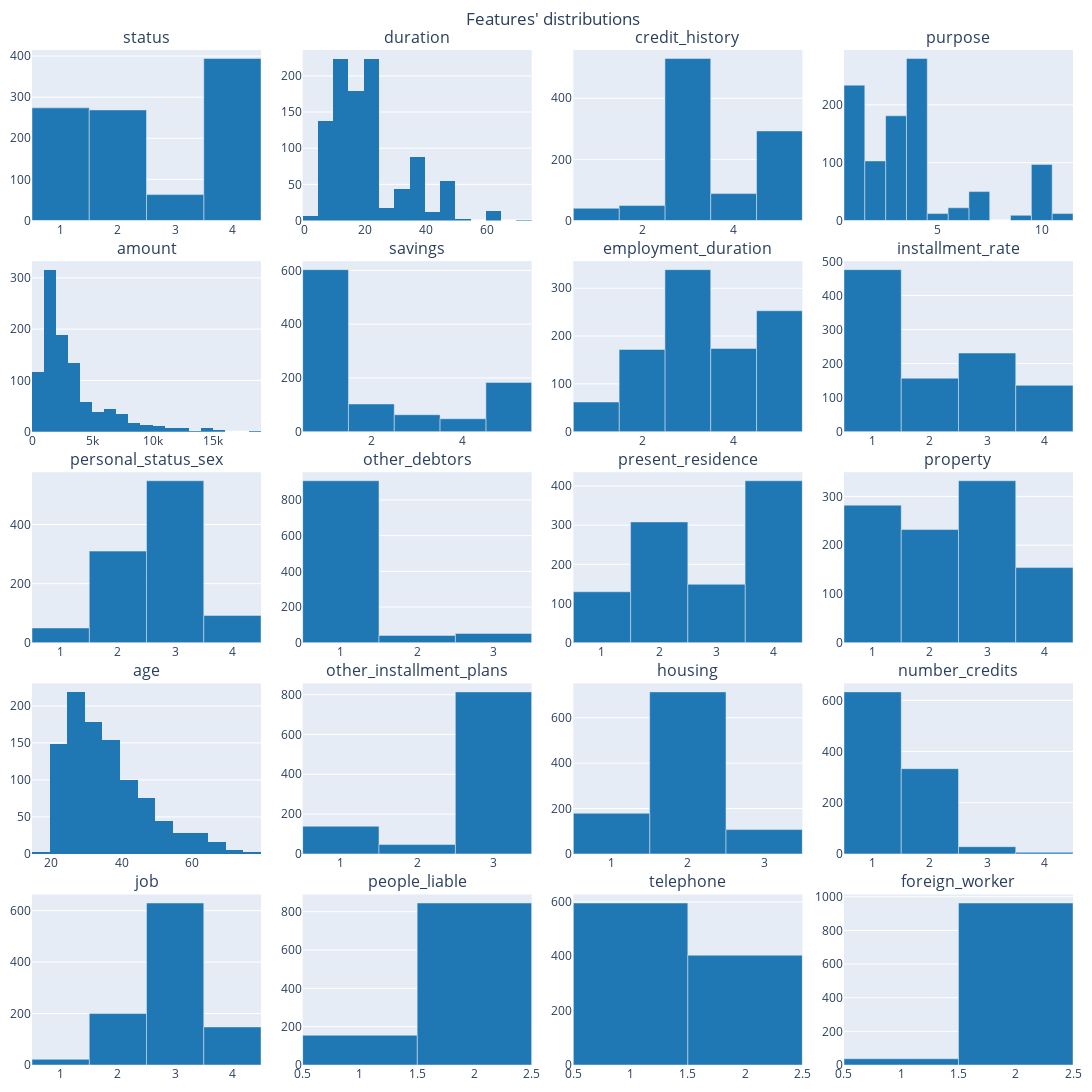

Notebook cell for this chart:
### Markdown cell above
# Features distribution

### Code cell
numerical_features = ["age", "duration", "amount"]
titles = tuple(df.keys()[0:-1])
layout = get_layout("Features' distributions")
fig = make_subplots(rows=5, cols=4, subplot_titles=titles, vertical_spacing=0.04, horizontal_spacing=0.04)
for index,feature in enumerate(titles):
    if feature not in numerical_features:
        y = df[feature].value_counts()
        fig.add_trace(go.Bar(x=[x for x in y.index], y=y.values, marker = dict(color = colors[0]), name=feature) ,row=index//4+1, col=index%4+1)
    else:
        trace = go.Histogram(x=df[feature], nbinsx=20, marker = dict(color = colors[0]), name=feature )
        fig.add_trace(trace ,row=index//4+1, col=index%4+1)
fig.update_layout(layout)
fig.show()     
if SAVE_IMAGES: 
    fig.write_image(f"{images_folder}/distributions.png")

### Figure 1 — Plotly figure (JSON) as saved in the notebook; plotly's stock layout.template omitted (floating-point values rounded to 4 significant figures; data arrays with more than 128 entries replaced by an {"elided": "..."} marker saying what was removed)
{"data": [{"marker": {"color": "rgb(31, 119, 180)"}, "name": "status", "type": "bar", "x": [4, 1, 2, 3], "xaxis": "x", "y": [394, 274, 269, 63], "yaxis": "y"}, {"marker": {"color": "rgb(31, 119, 180)"}, "name": "duration", "nbinsx": 20, "type": "histogram", "x": {"elided": "1000 int values"}, "xaxis": "x2", "yaxis": "y2"}, {"marker": {"color": "rgb(31, 119, 180)"}, "name": "credit_history", "type": "bar", "x": [3, 5, 4, 2, 1], "xaxis": "x3", "y": [530, 293, 88, 49, 40], "yaxis": "y3"}, {"marker": {"color": "rgb(31, 119, 180)"}, "name": "purpose", "type": "bar", "x": [4, 1, 3, 2, 10, 7, 6, 5, 11, 9], "xaxis": "x4", "y": [280, 234, 181, 103, 97, 50, 22, 12, 12, 9], "yaxis": "y4"}, {"marker": {"color": "rgb(31, 119, 180)"}, "name": "amount", "nbinsx": 20, "type": "histogram", "x": {"elided": "1000 int values"}, "xaxis": "x5", "yaxis": "y5"}, {"marker": {"color": "rgb(31, 119, 180)"}, "name": "savings", "type": "bar", "x": [1, 5, 2, 3, 4], "xaxis": "x6", "y": [603, 183, 103, 63, 48], "yaxis": "y6"}, {"marker": {"color": "rgb(31, 119, 180)"}, "name": "employment_duration", "type": "bar", "x": [3, 5, 4, 2, 1], "xaxis": "x7", "y": [339, 253, 174, 172, 62], "yaxis": "y7"}, {"marker": {"color": "rgb(31, 119, 180)"}, "name": "installment_rate", "type": "bar", "x": [1, 3, 2, 4], "xaxis": "x8", "y": [476, 231, 157, 136], "yaxis": "y8"}, {"marker": {"color": "rgb(31, 119, 180)"}, "name": "personal_status_sex", "type": "bar", "x": [3, 2, 4, 1], "xaxis": "x9", "y": [548, 310, 92, 50], "yaxis": "y9"}, {"marker": {"color": "rgb(31, 119, 180)"}, "name": "other_debtors", "type": "bar", "x": [1, 3, 2], "xaxis": "x10", "y": [907, 52, 41], "yaxis": "y10"}, {"marker": {"color": "rgb(31, 119, 180)"}, "name": "present_residence", "type": "bar", "x": [4, 2, 3, 1], "xaxis": "x11", "y": [413, 308, 149, 130], "yaxis": "y11"}, {"marker": {"color": "rgb(31, 119, 180)"}, "name": "property", "type": "bar", "x": [3, 1, 2, 4], "xaxis": "x12", "y": [332, 282, 232, 154], "yaxis": "y12"}, {"marker": {"color": "rgb(31, 119, 180)"}, "name": "age", "nbinsx": 20, "type": "histogram", "x": {"elided": "1000 int values"}, "xaxis": "x13", "yaxis": "y13"}, {"marker": {"color": "rgb(31, 119, 180)"}, "name": "other_installment_plans", "type": "bar", "x": [3, 1, 2], "xaxis": "x14", "y": [814, 139, 47], "yaxis": "y14"}, {"marker": {"color": "rgb(31, 119, 180)"}, "name": "housing", "type": "bar", "x": [2, 1, 3], "xaxis": "x15", "y": [714, 179, 107], "yaxis": "y15"}, {"marker": {"color": "rgb(31, 119, 180)"}, "name": "number_credits", "type": "bar", "x": [1, 2, 3, 4], "xaxis": "x16", "y": [633, 333, 28, 6], "yaxis": "y16"}, {"marker": {"color": "rgb(31, 119, 180)"}, "name": "job", "type": "bar", "x": [3, 2, 4, 1], "xaxis": "x17", "y": [630, 200, 148, 22], "yaxis": "y17"}, {"marker": {"color": "rgb(31, 119, 180)"}, "name": "people_liable", "type": "bar", "x": [2, 1], "xaxis": "x18", "y": [845, 155], "yaxis": "y18"}, {"marker": {"color": "rgb(31, 119, 180)"}, "name": "telephone", "type": "bar", "x": [1, 2], "xaxis": "x19", "y": [596, 404], "yaxis": "y19"}, {"marker": {"color": "rgb(31, 119, 180)"}, "name": "foreign_worker", "type": "bar", "x": [2, 1], "xaxis": "x20", "y": [963, 37], "yaxis": "y20"}], "layout": {"annotations": [{"font": {"size": 16}, "showarrow": false, "text": "status", "x": 0.11, "xanchor": "center", "xref": "paper", "y": 1, "yanchor": "bottom", "yref": "paper"}, {"font": {"size": 16}, "showarrow": false, "text": "duration", "x": 0.37, "xanchor": "center", "xref": "paper", "y": 1, "yanchor": "bottom", "yref": "paper"}, {"font": {"size": 16}, "showarrow": false, "text": "credit_history", "x": 0.63, "xanchor": "center", "xref": "paper", "y": 1, "yanchor": "bottom", "yref": "paper"}, {"font": {"size": 16}, "showarrow": false, "text": "purpose", "x": 0.89, "xanchor": "center", "xref": "paper", "y": 1, "yanchor": "bottom", "yref": "paper"}, {"font": {"size": 16}, "showarrow": false, "text": "amount", "x": 0.11, "xanchor": "center", "xref": "paper", "y": 0.792, "yanchor": "bottom", "yref": "paper"}, {"font": {"size": 16}, "showarrow": false, "text": "savings", "x": 0.37, "xanchor": "center", "xref": "paper", "y": 0.792, "yanchor": "bottom", "yref": "paper"}, {"font": {"size": 16}, "showarrow": false, "text": "employment_duration", "x": 0.63, "xanchor": "center", "xref": "paper", "y": 0.792, "yanchor": "bottom", "yref": "paper"}, {"font": {"size": 16}, "showarrow": false, "text": "installment_rate", "x": 0.89, "xanchor": "center", "xref": "paper", "y": 0.792, "yanchor": "bottom", "yref": "paper"}, {"font": {"size": 16}, "showarrow": false, "text": "personal_status_sex", "x": 0.11, "xanchor": "center", "xref": "paper", "y": 0.584, "yanchor": "bottom", "yref": "paper"}, {"font": {"size": 16}, "showarrow": false, "text": "other_debtors", "x": 0.37, "xanchor": "center", "xref": "paper", "y": 0.584, "yanchor": "bottom", "yref": "paper"}, {"font": {"size": 16}, "showarrow": false, "text": "present_residence", "x": 0.63, "xanchor": "center", "xref": "paper", "y": 0.584, "yanchor": "bottom", "yref": "paper"}, {"font": {"size": 16}, "showarrow": false, "text": "property", "x": 0.89, "xanchor": "center", "xref": "paper", "y": 0.584, "yanchor": "bottom", "yref": "paper"}, {"font": {"size": 16}, "showarrow": false, "text": "age", "x": 0.11, "xanchor": "center", "xref": "paper", "y": 0.376, "yanchor": "bottom", "yref": "paper"}, {"font": {"size": 16}, "showarrow": false, "text": "other_installment_plans", "x": 0.37, "xanchor": "center", "xref": "paper", "y": 0.376, "yanchor": "bottom", "yref": "paper"}, {"font": {"size": 16}, "showarrow": false, "text": "housing", "x": 0.63, "xanchor": "center", "xref": "paper", "y": 0.376, "yanchor": "bottom", "yref": "paper"}, {"font": {"size": 16}, "showarrow": false, "text": "number_credits", "x": 0.89, "xanchor": "center", "xref": "paper", "y": 0.376, "yanchor": "bottom", "yref": "paper"}, {"font": {"size": 16}, "showarrow": false, "text": "job", "x": 0.11, "xanchor": "center", "xref": "paper", "y": 0.168, "yanchor": "bottom", "yref": "paper"}, {"font": {"size": 16}, "showarrow": false, "text": "people_liable", "x": 0.37, "xanchor": "center", "xref": "paper", "y": 0.168, "yanchor": "bottom", "yref": "paper"}, {"font": {"size": 16}, "showarrow": false, "text": "telephone", "x": 0.63, "xanchor": "center", "xref": "paper", "y": 0.168, "yanchor": "bottom", "yref": "paper"}, {"font": {"size": 16}, "showarrow": false, "text": "foreign_worker", "x": 0.89, "xanchor": "center", "xref": "paper", "y": 0.168, "yanchor": "bottom", "yref": "paper"}], "autosize": true, "height": 1200, "margin": {"b": 10, "l": 10, "r": 10, "t": 50}, "showlegend": false, "title": {"text": "Features' distributions", "x": 0.5, "xref": "paper"}, "width": 1100, "xaxis": {"anchor": "y", "automargin": true, "domain": [0, 0.22], "tickangle": 0}, "xaxis10": {"anchor": "y10", "domain": [0.26, 0.48]}, "xaxis11": {"anchor": "y11", "domain": [0.52, 0.74]}, "xaxis12": {"anchor": "y12", "domain": [0.78, 1]}, "xaxis13": {"anchor": "y13", "domain": [0, 0.22]}, "xaxis14": {"anchor": "y14", "domain": [0.26, 0.48]}, "xaxis15": {"anchor": "y15", "domain": [0.52, 0.74]}, "xaxis16": {"anchor": "y16", "domain": [0.78, 1]}, "xaxis17": {"anchor": "y17", "domain": [0, 0.22]}, "xaxis18": {"anchor": "y18", "domain": [0.26, 0.48]}, "xaxis19": {"anchor": "y19", "domain": [0.52, 0.74]}, "xaxis2": {"anchor": "y2", "domain": [0.26, 0.48]}, "xaxis20": {"anchor": "y20", "domain": [0.78, 1]}, "xaxis3": {"anchor": "y3", "domain": [0.52, 0.74]}, "xaxis4": {"anchor": "y4", "domain": [0.78, 1]}, "xaxis5": {"anchor": "y5", "domain": [0, 0.22]}, "xaxis6": {"anchor": "y6", "domain": [0.26, 0.48]}, "xaxis7": {"anchor": "y7", "domain": [0.52, 0.74]}, "xaxis8": {"anchor": "y8", "domain": [0.78, 1]}, "xaxis9": {"anchor": "y9", "domain": [0, 0.22]}, "yaxis": {"anchor": "x", "automargin": true, "domain": [0.832, 1]}, "yaxis10": {"anchor": "x10", "domain": [0.416, 0.584]}, "yaxis11": {"anchor": "x11", "domain": [0.416, 0.584]}, "yaxis12": {"anchor": "x12", "domain": [0.416, 0.584]}, "yaxis13": {"anchor": "x13", "domain": [0.208, 0.376]}, "yaxis14": {"anchor": "x14", "domain": [0.208, 0.376]}, "yaxis15": {"anchor": "x15", "domain": [0.208, 0.376]}, "yaxis16": {"anchor": "x16", "domain": [0.208, 0.376]}, "yaxis17": {"anchor": "x17", "domain": [0, 0.168]}, "yaxis18": {"anchor": "x18", "domain": [0, 0.168]}, "yaxis19": {"anchor": "x19", "domain": [0, 0.168]}, "yaxis2": {"anchor": "x2", "domain": [0.832, 1]}, "yaxis20": {"anchor": "x20", "domain": [0, 0.168]}, "yaxis3": {"anchor": "x3", "domain": [0.832, 1]}, "yaxis4": {"anchor": "x4", "domain": [0.832, 1]}, "yaxis5": {"anchor": "x5", "domain": [0.624, 0.792]}, "yaxis6": {"anchor": "x6", "domain": [0.624, 0.792]}, "yaxis7": {"anchor": "x7", "domain": [0.624, 0.792]}, "yaxis8": {"anchor": "x8", "domain": [0.624, 0.792]}, "yaxis9": {"anchor": "x9", "domain": [0.416, 0.584]}}}
